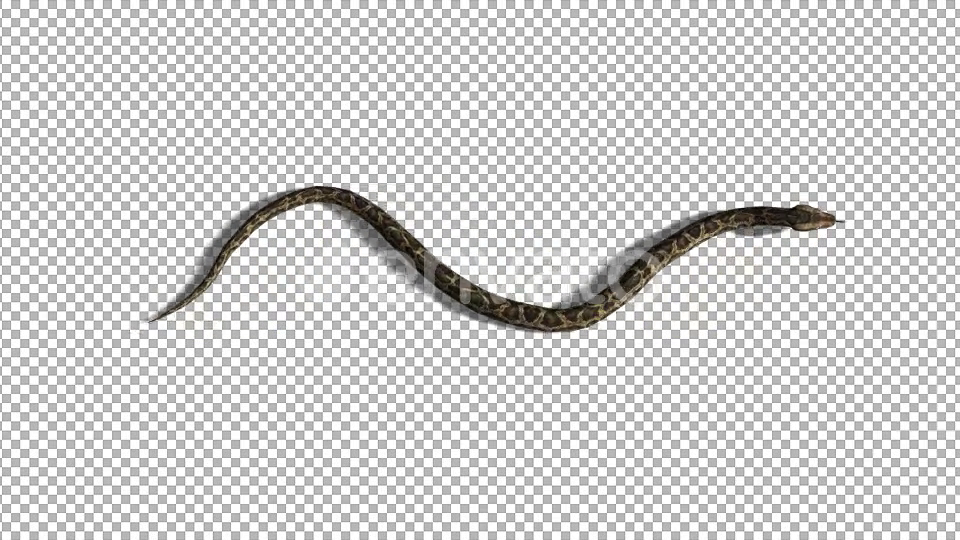
#> input picture frame 24 of top.mp4, 960 x 540 px
$ jupyter execute --allow-errors SnakeMarker_v1.ipynb
#> lines starting #> are read from the running program, lines starting #| are printed output that depends on the picture; after the words box and inside, x2 and y2 are one past the last pixel; in counts of white or black regions, pixels touching at a corner belong together
[cell 1]
import os
import cv2
import numpy as np
import matplotlib.pyplot as plt
from skimage.morphology import skeletonize

## Collect points from video

[cell 2]
all_x, all_y = [],[]
collect_x, collect_y = [],[]
cap = cv2.VideoCapture('top.mp4')
while(cap.isOpened()):
    ret, frame = cap.read()
#> frame is the input picture: shape (540, 960, 3); mean B, G, R 208.2, 208.6, 208.9
    if ret:
        # removing background
        alpha = 3.0
        beta = -160
        frame = alpha * frame + beta
        frame = np.clip(frame, 0, 255).astype(np.uint8)
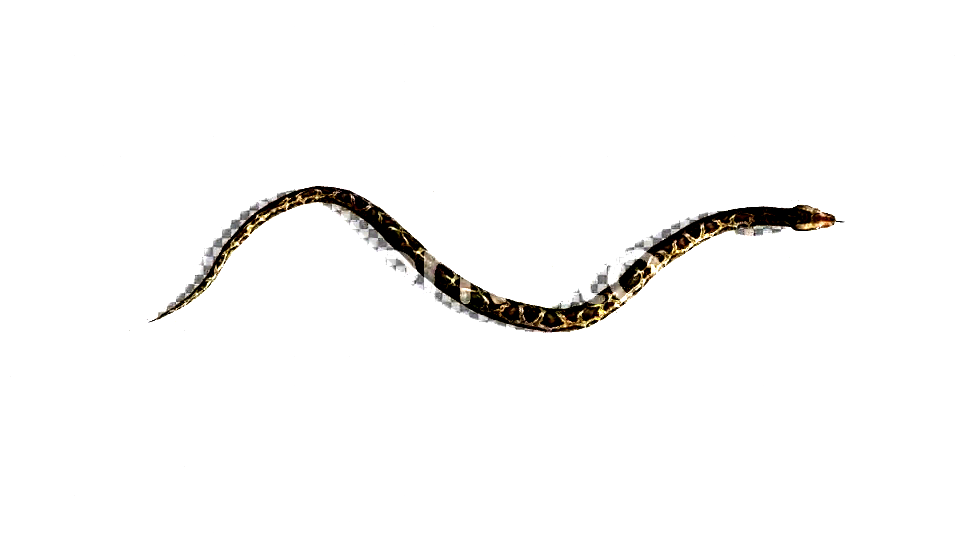
#> frame: shape (540, 960, 3); mean B, G, R 247.8, 248.3, 248.8
        # Convert to grayscale and binary threshold
        img_grey = cv2.cvtColor(frame, cv2.COLOR_BGR2GRAY)
        ret,img_grey = cv2.threshold(img_grey,50,255,cv2.THRESH_BINARY)
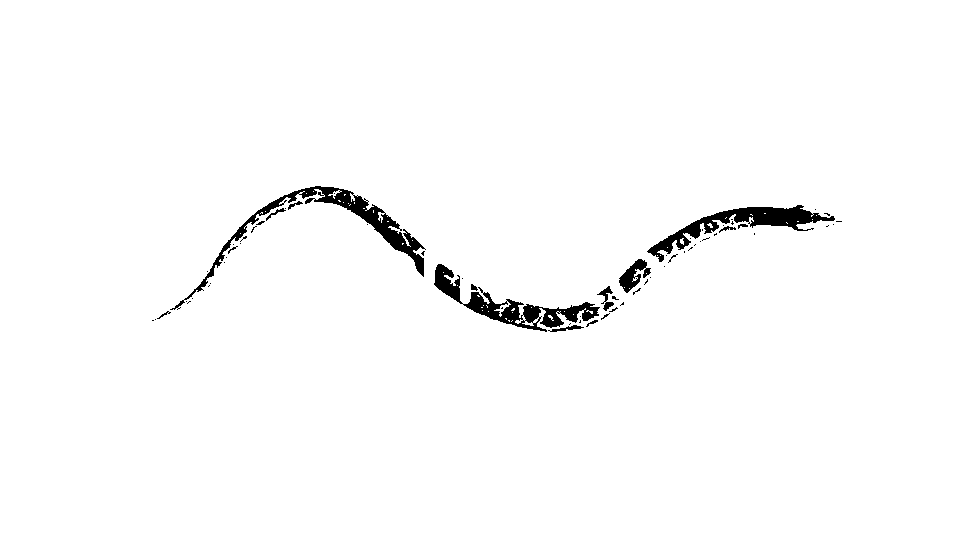
#> img_grey: shape (540, 960); 98.2% white; 65 black regions (51 under 20 px), largest, box (x1, y1, x2, y2) and area: (170, 186, 426, 310) 2993, (434, 264, 600, 332) 2606, (647, 205, 835, 262) 2504
        # Erode more background to get thicker snake
        kernel = cv2.getStructuringElement(cv2.MORPH_CROSS,(3,3))
        erosion = cv2.erode(img_grey,np.ones((5,5),dtype='uint8'),iterations=10)
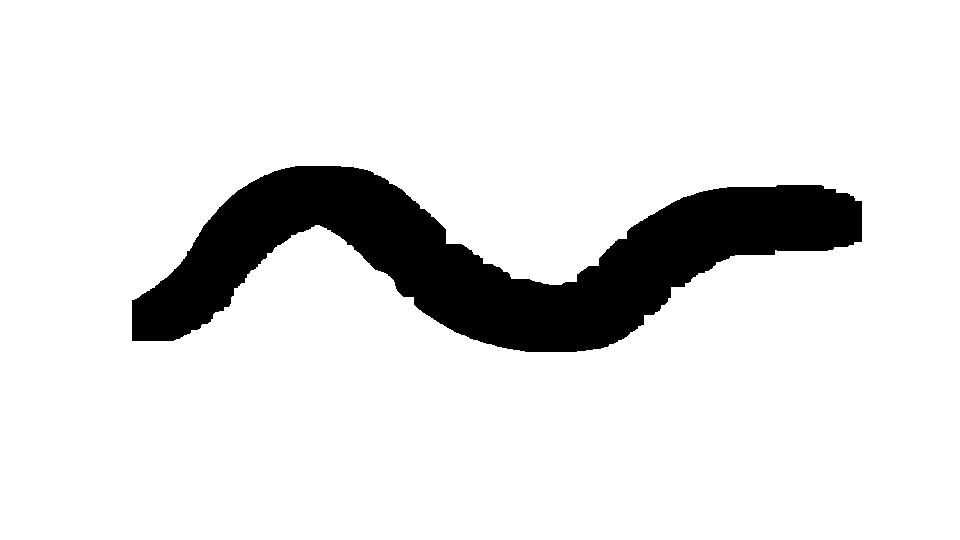
#> erosion: shape (540, 960); 88.8% white; 1 black region, box (x1, y1, x2, y2) and area: (132, 166, 862, 352) 57825
        # Manually invert binarization
        erosion[erosion==0] = 1
        erosion[erosion==255] = 0
        # skeletonoze foreground/snake
        erosion = np.array(skeletonize(erosion), dtype='uint8')
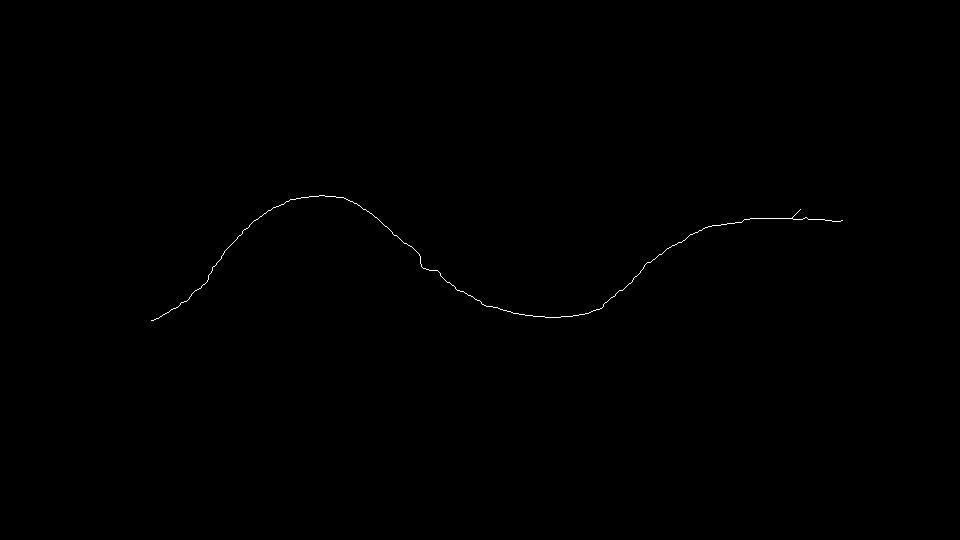
#> erosion: shape (540, 960); values 0 (black) and 1 (white), 0.14% white in thin lines or dots, all inside (x1, y1, x2, y2) = (151, 195, 843, 321)
        # manually binarize
        erosion[erosion==0] = 255
        erosion[erosion==1] = 0
        # get points of snake body
        indices = np.where(erosion==0)
#> indices = 746 positions, rows 195 to 320, columns 151 to 842
        all_y.extend(indices[0].tolist())
        all_x.extend(indices[1].tolist())
        collect_y.append(indices[0].tolist())
        collect_x.append(indices[1].tolist())
        # plot snake
        cv2.imshow('Frame', erosion)
        if cv2.waitKey(25) & 0xFF == ord('q'):
#> (key q is pressed here)
            break
    else:
        break
cap.release()
cv2.destroyAllWindows()

$ run again, starting later in the video
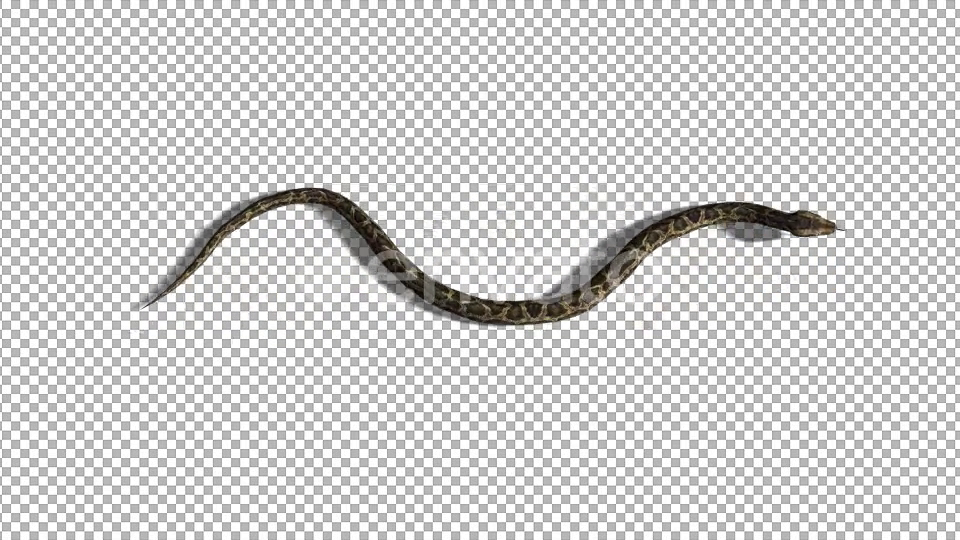
#> input picture frame 108 of top.mp4, 960 x 540 px
#> frame is the input picture: shape (540, 960, 3); mean B, G, R 208.3, 208.7, 209
#> `ret,img_grey = cv2.threshold(img_grey,50,255,cv2.THRESH_BINARY)`:
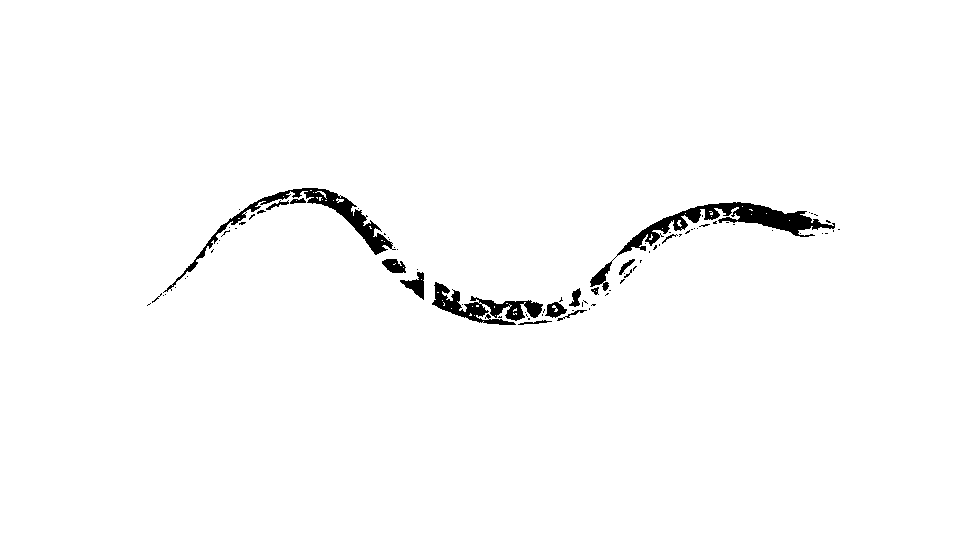
#> img_grey: shape (540, 960); 98.3% white; 83 black regions (67 under 20 px), largest, box (x1, y1, x2, y2) and area: (590, 202, 835, 291) 3244, (163, 188, 396, 293) 2279, (432, 282, 543, 325) 1749
#> `erosion = np.array(skeletonize(erosion), dtype='uint8')`:
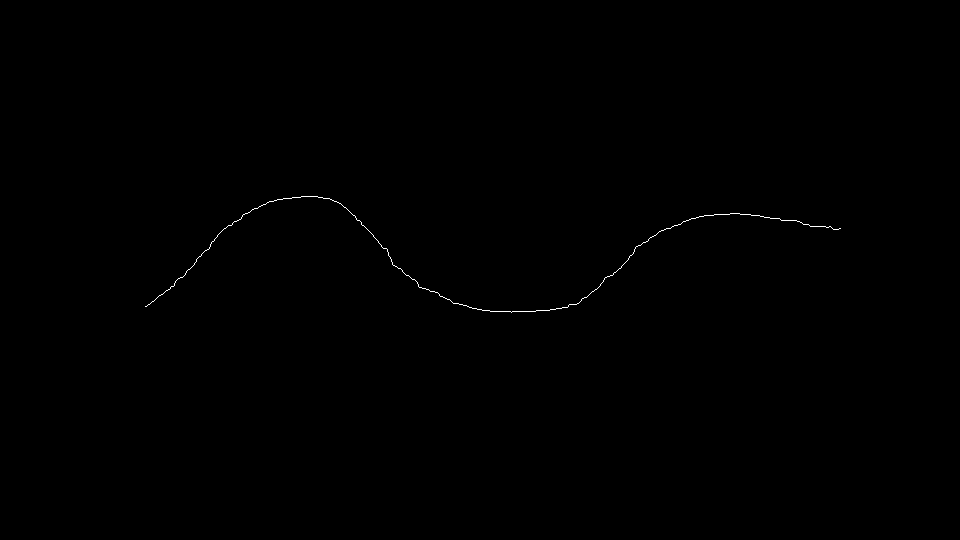
#> erosion: shape (540, 960); values 0 (black) and 1 (white), 0.14% white in thin lines or dots, all inside (x1, y1, x2, y2) = (145, 196, 841, 313)
#> indices = 751 positions, rows 196 to 312, columns 145 to 840

$ run again, starting later in the video
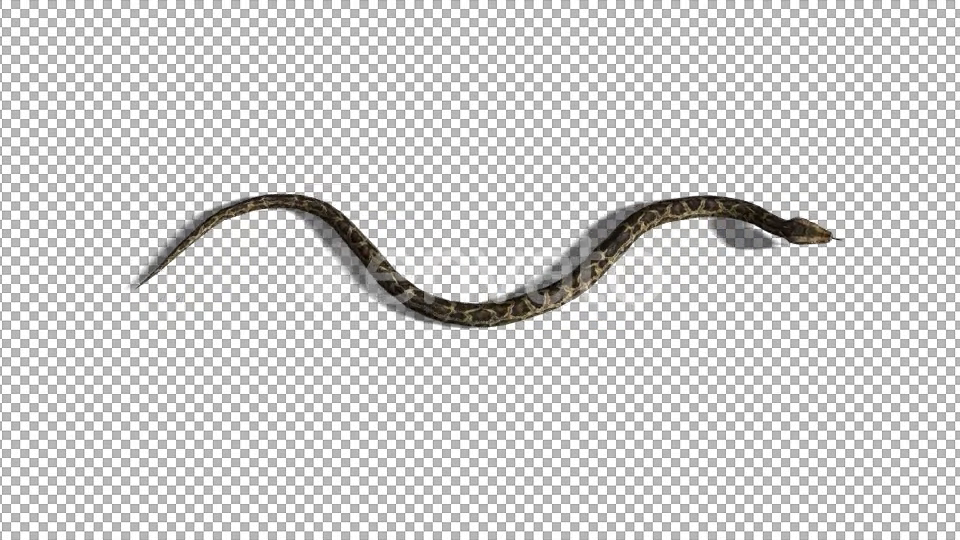
#> input picture frame 192 of top.mp4, 960 x 540 px
#> frame is the input picture: shape (540, 960, 3); mean B, G, R 208.3, 208.7, 209
#> `ret,img_grey = cv2.threshold(img_grey,50,255,cv2.THRESH_BINARY)`:
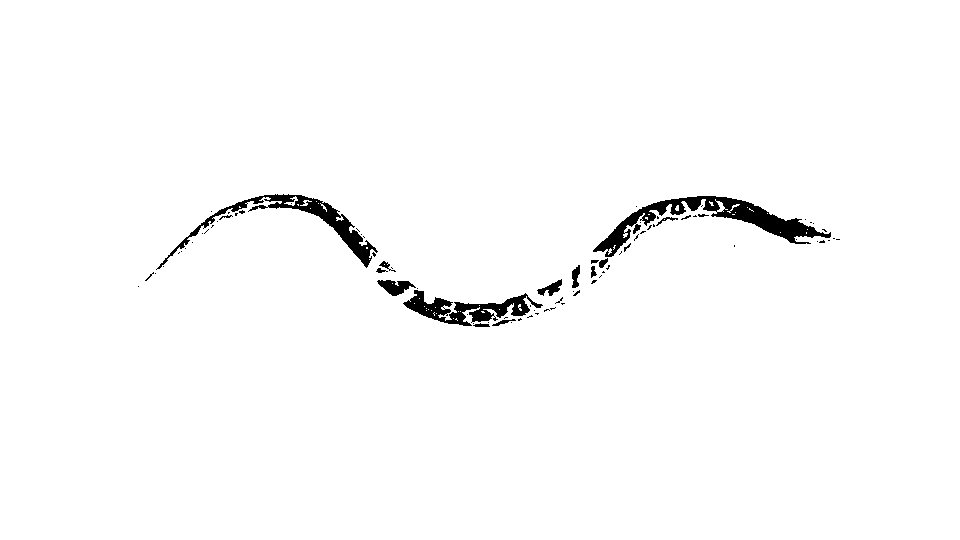
#> img_grey: shape (540, 960); 98.3% white; 82 black regions (65 under 20 px), largest, box (x1, y1, x2, y2) and area: (593, 196, 831, 257) 3465, (156, 194, 378, 270) 2302, (403, 290, 543, 326) 1914
#> `erosion = np.array(skeletonize(erosion), dtype='uint8')`:
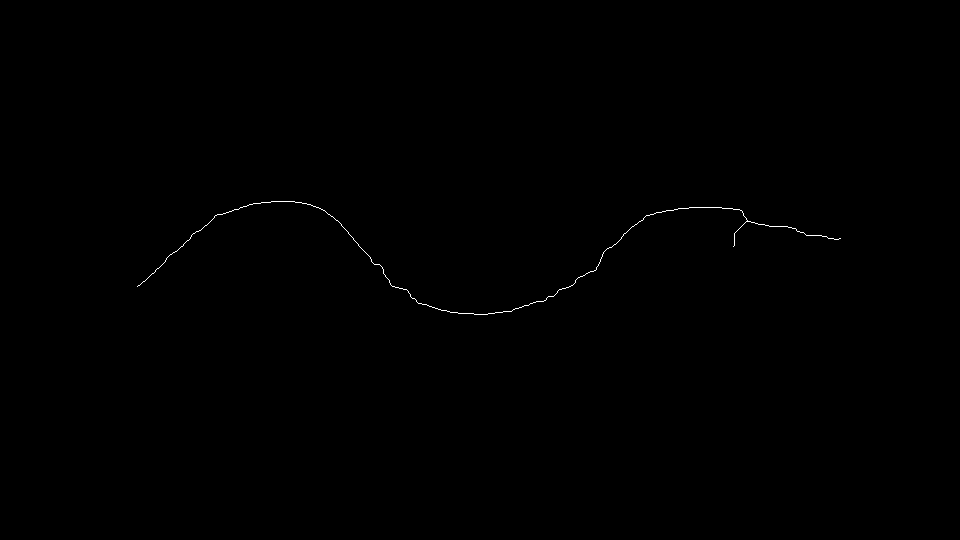
#> erosion: shape (540, 960); values 0 (black) and 1 (white), 0.15% white in thin lines or dots, all inside (x1, y1, x2, y2) = (137, 201, 841, 315)
#> indices = 780 positions, rows 201 to 314, columns 137 to 840
